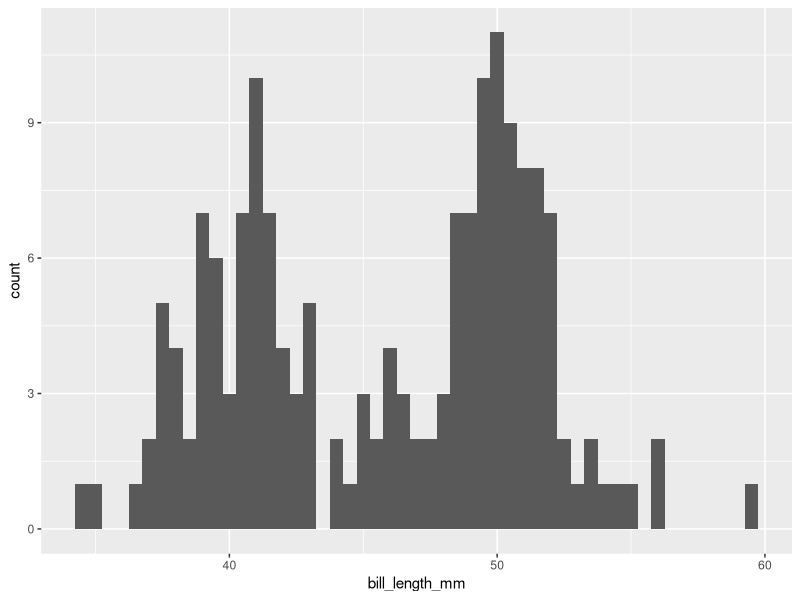

Write R code to recreate this figure. (Note: this script raises an error after producing the figure.)
## ---- chunk 1
#| include: false
options(width = 64, pillar.print_max = 8)
knitr::opts_chunk$set(comment = "#>", collapse = TRUE, echo = TRUE)
## ---- chunk 2
library(tidyverse)
library(palmerpenguins)
## ---- chunk 3
filter(penguins, sex == NA)
## ---- chunk 4
hadley_height <- NA
jenny_height <- NA
hadley_height == jenny_height
## ---- chunk 5
filter(penguins, is.na(sex))
## ---- chunk 6
penguins |> 
  filter(sex == "male") |> 
  arrange(desc(body_mass_g))

# Can also use with ggplot2!
penguins |> 
  filter(sex == "male") |>
  ggplot(aes(bill_length_mm)) +
  geom_histogram(binwidth = 0.5)
## ---- chunk 7
penguins |> 
  mutate(
    bill_ratio = bill_length_mm / bill_depth_mm,
    size = if_else(body_mass_g > 400, "big", "small")
  )
## ---- chunk 8
penguins |> 
  mutate(
    bill_ratio = bill_length_mm / bill_depth_mm,
    size = if_else(body_mass_g > 400, "big", "small")
  )

penguins |> 
  arrange(bill_ratio)
## ---- chunk 9
penguins2 <- penguins |> 
  mutate(
    bill_ratio = bill_length_mm / bill_depth_mm,
    size = if_else(body_mass_g > 400, "big", "small")
  )

penguins2 |> 
  arrange(bill_ratio)
## ---- chunk 10
penguins |> count(species)
penguins |> count(island)
penguins |> count(species, island)
## ---- chunk 11
penguins |> 
  group_by(island) |> 
  summarise(n = n())
## ---- chunk 12
penguins |> 
  group_by(island) |> 
  summarise(body_mass_g = mean(body_mass_g))

penguins |> 
  group_by(island) |> 
  summarise(body_mass_g = mean(body_mass_g, na.rm = TRUE))
## ---- chunk 13
penguins |> 
  group_by(species) |> 
  filter(!is.na(body_mass_g)) |> 
  mutate(
    body_mass_z = (body_mass_g - mean(body_mass_g)) / sd(body_mass_g)
  ) |> 
  ggplot(aes(body_mass_z, colour = species)) +
  geom_freqpoly(binwidth = 0.25)
